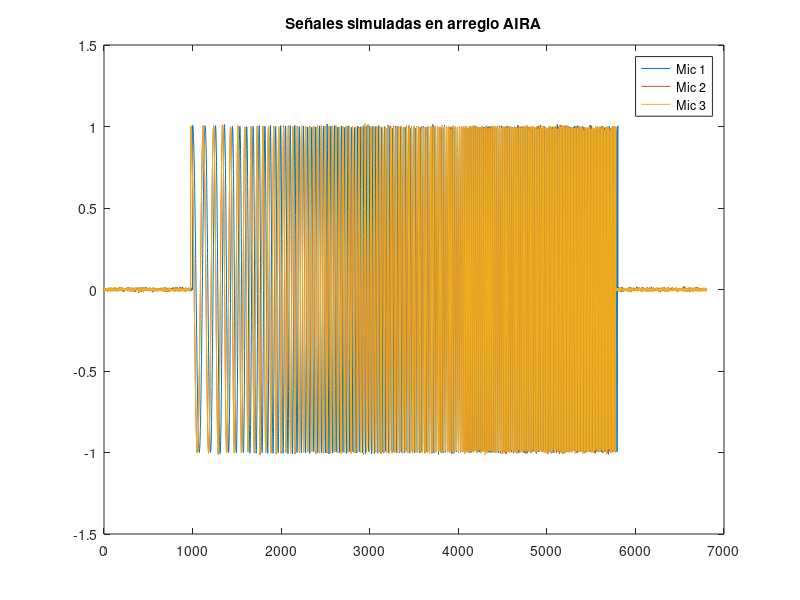
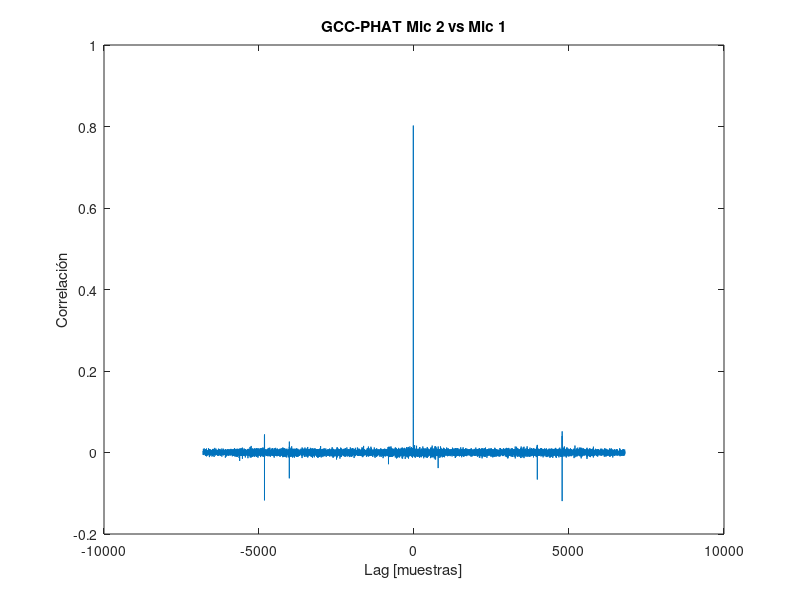
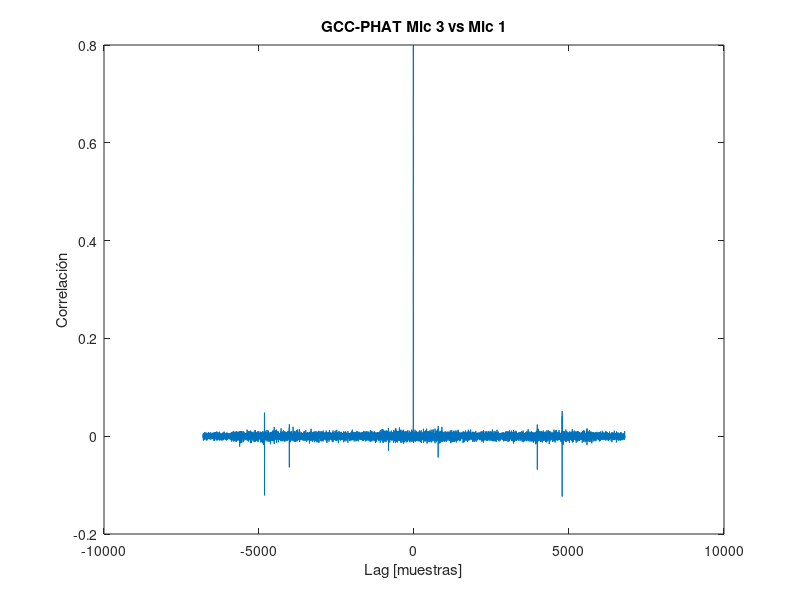

These charts were generated, in order, by the following MATLAB code:
clear all; close all; clc;

pkg load signal;

% =========================
% Parámetros
% =========================
fs = 48000;
c = 343;
d = 0.18;              % distancia entre micrófonos [m]
theta_real = 60;       % ángulo real en grados
theta = deg2rad(theta_real);

dur = 0.1;
t = 0:1/fs:dur;

% Fuente simulada
s = chirp(t, 300, dur, 3000);

% =========================
% Geometría tipo AIRA
% Mic 1 como referencia
% Triángulo equilátero
% =========================
mic1 = [0, 0];
mic2 = [-d, 0];
mic3 = [-d/2, -sqrt(3)*d/2];

mics = [mic1; mic2; mic3];

% Vector de dirección de llegada
u = [sin(theta), cos(theta)];

% Delays relativos respecto a mic 1
tau = zeros(3,1);

for m = 1:3
    tau(m) = dot(mics(m,:) - mic1, u) / c;
end

delay_samples = round(tau * fs);

disp("Delays reales en muestras:");
disp(delay_samples);

% =========================
% Crear señales de micrófonos
% =========================
Npad = 1000;
s_pad = [zeros(1,Npad), s, zeros(1,Npad)];

x = zeros(3, length(s_pad));

for m = 1:3
    shift = delay_samples(m);

    if shift >= 0
        x(m,:) = [zeros(1,shift), s_pad(1:end-shift)];
    else
        shift = abs(shift);
        x(m,:) = [s_pad(shift+1:end), zeros(1,shift)];
    end
end

% Ruido opcional
noise_w = 0.005;
x = x + noise_w * randn(size(x));

% =========================
% Función GCC-PHAT
% =========================
function [delay_samp, cc, lags] = gcc_phat(sig, refsig)
    n = length(sig) + length(refsig);

    SIG = fft(sig, n);
    REF = fft(refsig, n);

    R = SIG .* conj(REF);
    R = R ./ (abs(R) + eps);

    cc = real(ifft(R));
    cc = fftshift(cc);

    max_shift = floor(n/2);
    lags = -max_shift:(max_shift-1);

    [~, idx] = max(abs(cc));
    delay_samp = lags(idx);
endfunction

% =========================
% Estimar delays respecto a mic1
% =========================
[d21, cc21, lags21] = gcc_phat(x(2,:), x(1,:));
[d31, cc31, lags31] = gcc_phat(x(3,:), x(1,:));

printf("Delay estimado mic2-mic1: %d muestras\n", d21);
printf("Delay estimado mic3-mic1: %d muestras\n", d31);

% =========================
% Estimar ángulo
% Usamos mic2 vs mic1:
% tau21 = -d*sin(theta)/c
% =========================
tau21_est = d21 / fs;

sin_theta_est = -tau21_est * c / d;

% Limitar por errores numéricos
sin_theta_est = max(min(sin_theta_est, 1), -1);

theta_est = rad2deg(asin(sin_theta_est));

printf("Ángulo real: %.2f grados\n", theta_real);
printf("Ángulo estimado usando mic2-mic1: %.2f grados\n", theta_est);

% =========================
% Gráficas
% =========================
figure;
plot(x(1,:)); hold on;
plot(x(2,:));
plot(x(3,:));
legend("Mic 1", "Mic 2", "Mic 3");
title("Señales simuladas en arreglo AIRA");

figure;
plot(lags21, cc21);
title("GCC-PHAT Mic 2 vs Mic 1");
xlabel("Lag [muestras]");
ylabel("Correlación");

figure;
plot(lags31, cc31);
title("GCC-PHAT Mic 3 vs Mic 1");
xlabel("Lag [muestras]");
ylabel("Correlación");
